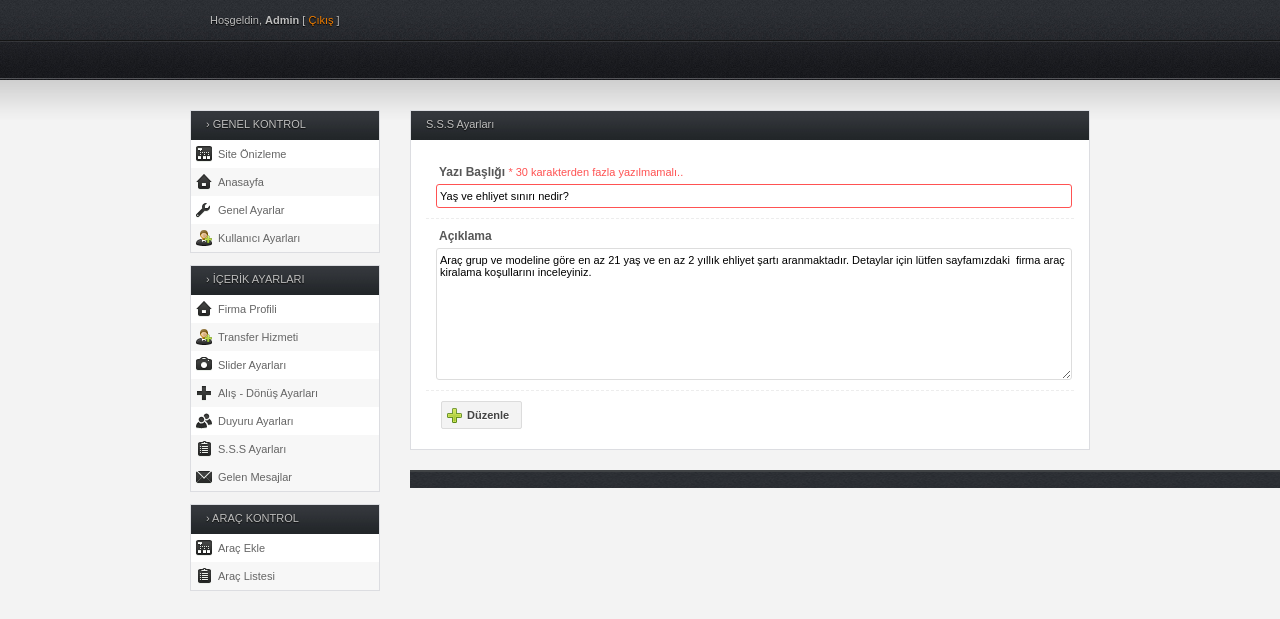
Page /kiralama/admin/sss-duzenle.php?id=4 (signed in) on the committed database.
### tables this page shows
CREATE TABLE IF NOT EXISTS `sss` (
  `id` int(11) NOT NULL AUTO_INCREMENT,
  `sssb` text NOT NULL,
  `sssa` text NOT NULL,
  PRIMARY KEY (`id`)
);

### kiralama/admin/sss-duzenle.php (the view, shortened to what this page needs)
<!DOCTYPE html PUBLIC "-//W3C//DTD XHTML 1.0 Transitional//EN" "http://www.w3.org/TR/xhtml1/DTD/xhtml1-transitional.dtd">
<html xmlns="http://www.w3.org/1999/xhtml">
<head>
<link rel="stylesheet" type="text/css" href="css/style.css" media="screen" />
<link rel="stylesheet" type="text/css" href="css/navi.css" media="screen" />
</head>
<body>
<div class="wrap">
	<div id="header">
		<div id="top">
			<div class="left">
				<p>Hoşgeldin, <strong>Admin</strong> [ <a href="cikis.php">Çıkış</a> ]</p>
			</div>
		</div>
		<div id="nav">
		</div>
	</div>
	<div id="content">
		<div id="sidebar">
			<?php include("menu.php");?>
		<div id="main">
			<div class="full_w">
				<div class="h_title">S.S.S Ayarları</div>
<?php
include("../database.php");
$id=(int)$_GET['id'];
$calistir = mysqli_query($db,"select * from sss where id=$id") or die("Hata Olustu! ".mysql_error());
$sss = mysqli_fetch_assoc($calistir);
?>
				<form action="sss-duzenleniyor.php" method="post">
					<div class="element">
						<label for="sssb">Yazı Başlığı <span class="red">* 30 karakterden fazla yazılmamalı..</span></label>
						<input id="sssb" name="sssb" value="<?php echo $sss['sssb']; ?>" class="text err"/>
					</div>
					<div class="element">
						<label for="sssa">Açıklama<span></span></label>
						<textarea name="sssa" class="textarea" rows="10"><?php echo $sss['sssa']; ?></textarea>
					</div>
					<div class="entry">
						<button type="submit" class="add">Düzenle</button>
					</div>
				</form>
	</div>
	<div id="footer">
	</div>
</div>
</body>
</html>

### kiralama/admin/css/style.css (style rules this page uses)
* { margin: 0; padding: 0; }
body { background: #f3f3f3 url(../img/bg_top.jpg) repeat-x; color: #bebebe; font-family: Tahoma, Arial, Helvetica, sans-serif; font-size: 11px; margin: 0; }
a { text-decoration: none; }
button, .button { background: #F3F3F3; border: 1px solid #DCDCDC; border-radius: 2px; color: #444444; cursor: pointer; display: inline-block; font: 700 11px Tahoma, Arial, sans-serif; margin-right: 10px; padding: 7px 12px 7px 12px; position: relative; text-decoration: none; text-shadow: 0px 1px 0px #FFFFFF; }
.wrap { margin: 0 auto; width: 900px; }
#header #top { height: 34px; padding: 14px 20px 0 20px; }
#header #top p { text-shadow: #000 0px 1px 1px; }
#header #top a { color: #f07e01; }
#content { margin: 30px 0 30px 0; }
#content #sidebar { float: left; margin: 0 20px 0 0; width: 190px; }
#content #main { float: right; margin: 0 0 12px 0; width: 680px; }
#main .full_w { background: #ffffff; border: 1px solid #DCDDE1; color: #848484; margin: 0 0 20px 0; }
#main .full_w .h_title, #main .half_w .h_title { background: url(../img/bg_box_head.jpg) repeat-x; color: #bebebe; font-size: 11px; font-weight: normal; height: 22px; padding: 7px 0 0 15px; text-shadow: #0E0E0E 0px 1px 1px; }
#main form { margin: 15px; }
#main form .element { clear: both; border-bottom: 1px dashed #ededed; display: block; margin: 0; padding: 10px 10px; }
#main form label { color: #575757; display: block; font-size: 12px; font-weight: bold; margin: 0 0 5px 0; padding: 0 0 0 3px; }
#main form label span { color: #b8b8b8; font-size: 11px; font-weight: normal; }
#main form input, #main form select, #main form textarea { background: #FFFFFF; border: 1px solid #DDDDDD; border-radius: 3px; font-size: 11px; font-family: Tahoma, Arial, Helvetica, sans-serif; padding: 5px 3px; }
#main form .text { width: 100%; }
#main form .textarea { width: 100%; }
#main form .err { border: 1px solid #FF5252; }
#main form .red { color: #FF5252; }
#footer { background: url(../img/bg_top.jpg) repeat-x top center; border-top: 2px solid #404345; color: #939393; float: left; margin: 0 auto; padding: 8px 20px; text-shadow: #111111 0px 1px 1px; width: 860px; }
.entry { color: #444; margin: 5px 0; padding: 5px 15px; text-shadow: 0px 1px #ffffff; }
.add { background: #F3F3F3 url(../img/i_add.png) no-repeat 4px center; padding-left: 25px; }
.left { float: left; }

### kiralama/admin/css/navi.css (style rules this page uses)
#header #nav { height: 27px; margin:0; padding: 5px 20px 0 10px; position: relative; }

### rows in the picture
sss: sssb "Yaş ve ehliyet sınırı nedir?", sssa "Araç grup ve modeline göre en az 21 yaş ve en az 2 yıllık ehliyet şartı aranmaktadır. Detaylar için lütfen sayfamızdaki firma araç kiralama koşullarını inceleyiniz."
